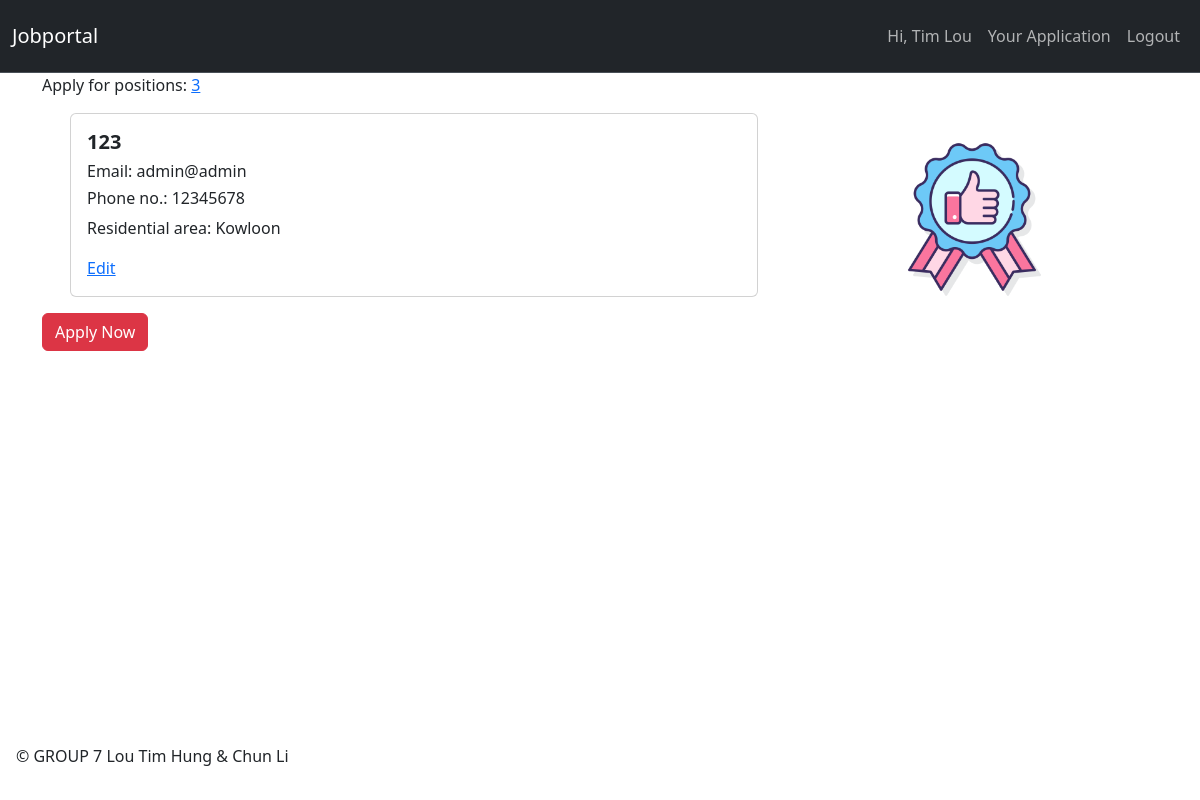
Page /cv.php?candidate_id=6&job_id=11 (signed in) on the committed database.
### tables this page shows
CREATE TABLE `candidates` (
  `candidate_id` int(11) NOT NULL,
  `full_name` tinytext NOT NULL,
  `email` tinytext NOT NULL,
  `password` tinytext NOT NULL
);

CREATE TABLE `jobs` (
  `job_id` int(11) NOT NULL,
  `employer_id` int(11) NOT NULL,
  `job_title` tinytext NOT NULL,
  `company` tinytext NOT NULL,
  `job_highlight1` tinytext NOT NULL,
  `job_highlight2` tinytext NOT NULL,
  `job_highlight3` tinytext NOT NULL,
  `post_datetime` datetime NOT NULL,
  `edit_datetime` datetime DEFAULT NULL,
  `job_description` text NOT NULL,
  `contact` tinytext,
  `company_address` text
);

CREATE TABLE `cvs` (
  `cv_id` int(11) NOT NULL,
  `candidate_id` int(11) NOT NULL,
  `full_name` tinytext NOT NULL,
  `email` tinytext NOT NULL,
  `phone_no` int(11) NOT NULL,
  `residential_area` tinytext NOT NULL,
  `cv_img` text NOT NULL
);

### cv.php (the view, shortened to what this page needs)
<?php
  include_once('header.php');
?>
   <?php
    if($_GET['job_id']){
        $jobQ = mysqli_query($dbConnection, "SELECT * FROM `jobs` WHERE `job_id` = '".$_GET['job_id']."'");
        $job = mysqli_fetch_assoc($jobQ);
        echo '<div class="container-sm">Apply for positions: <a href="../jobportal/apply.php?job_id='.$job['job_id'].'" class="card-link">'.$job['job_title'].'</a></div>';
        include_once('viewprofile.php');
        echo '<div class="container-sm">
        <form action="function.php?op=apply" method="post">
        <input type="hidden" name="job_id" value="'.$job['job_id'].'">
        <input type="hidden" name="cv_id" value="'.$cv['cv_id'].'">';
        echo '<button type="submit" class="btn btn-danger">Apply Now</button>
        </form>
        </div>
        ';
  }
   ?>
<?php include_once('footer.php'); ?>

### header.php (shortened to what this page needs)
<?php
    include_once 'dbConnect.php';
?>
<!doctype html>
<html lang="en">
  <head>
    <link href="https://cdn.jsdelivr.net/npm/bootstrap@5.3.2/dist/css/bootstrap.min.css" rel="stylesheet">
    <link class="jsbin" href="http://ajax.googleapis.com/ajax/libs/jqueryui/1/themes/base/jquery-ui.css" rel="stylesheet" type="text/css" />
</head>
<body>
    <nav class="navbar bg-dark border-bottom border-body" data-bs-theme="dark">
        <div class="container-fluid">
            <a class="navbar-brand" href="../jobportal/index.php">Jobportal</a>
            <nav class="navbar navbar-expand-lg">
                <ul class="navbar-nav">
                    <?php
                        if($_SESSION){
                            $candidateQ = mysqli_query($dbConnection, "SELECT * FROM `candidates` WHERE `email` ='".$_SESSION['email']."'");
                            $candidate = mysqli_fetch_assoc($candidateQ);
                            if(!empty($candidate['email'])){
                                echo '<li class="nav-item"><a class="nav-link" href="../jobportal/Profile.php">Hi, '.$candidate['full_name'].'</a></li>';
                                echo '<li class="nav-item"><a class="nav-link" href="../jobportal/appplication.php">Your Application</a></li>';
                                $thisuser = $candidate['candidate_id'];
                            }
                            echo '<li class="nav-item"><a class="nav-link" href="../jobportal/function.php?op=logout">Logout</a></li>';
                        }else{
                            echo '<li class="nav-item bg-dark" ><a class="nav-link" href="../jobportal/candidates.php">Candidates</a></li>';
                            echo '<li class="nav-item bg-dark" ><a class="nav-link" href="../jobportal/employers.php">Employers</a></li>';
                        }
                    ?>
                </ul>
            </nav>
        </div>
    </nav>

### viewprofile.php (shortened to what this page needs)
<div class="container-sm">
    <?php
        if($_SESSION){
            $cvQ = mysqli_query($dbConnection, "SELECT * FROM `cvs` WHERE `candidate_id` = '".$thisuser."'");
            $cv = mysqli_fetch_assoc($cvQ);
            if (mysqli_num_rows($cvQ) > 0) {
                if($cv['candidate_id'] == $thisuser){
                    $cvQ = mysqli_query($dbConnection, "SELECT * FROM `cvs` WHERE `candidate_id` ='".$thisuser."'");
                    $cv = mysqli_fetch_assoc($cvQ);
                    echo '
                    <div class="container text-left">
                        <div class="row">
                            <div class="col-sm-8">';
                            echo '<div class="card" style="margin: 1rem">';
                            echo '<div class="card-body">';
                            echo '<h5 class="card-title" style="font-weight: bold">'.$cv['full_name'].'</h5>';
                            echo '<h6 class="card-title">Email: '.$cv['email'].'</h6>';
                            echo '<h6 class="card-title">Phone no.: '.$cv['phone_no'].'</h6>';
                            echo '<p class="card-text" >Residential area: '.$cv['residential_area'].'</p>';
                            echo '<a href="../jobportal/editcv.php?job_id='.$cv['cv_id'].'" class="card-link">Edit</a>';
                            echo '</div>';
                            echo '</div>';
                            echo '</div>
                            <div class="col-sm-4 text-center ">
                                <img src="'.$cv['cv_img'].'" height="200px" style="padding-top:2.5rem">
                            </div>
                        </div>
                    </div>
                    ';
                }
            }
        }
    ?>
</div>

### header.php (style rules this page uses)
body { min-height: 100vh; display: flex; flex-direction: column; }

### rows in the picture
candidates: full_name "Tim Lou"
jobs: job_title "3"
cvs: full_name "123", email "admin@admin", phone_no "12345678", residential_area "Kowloon", cv_img (picture)
